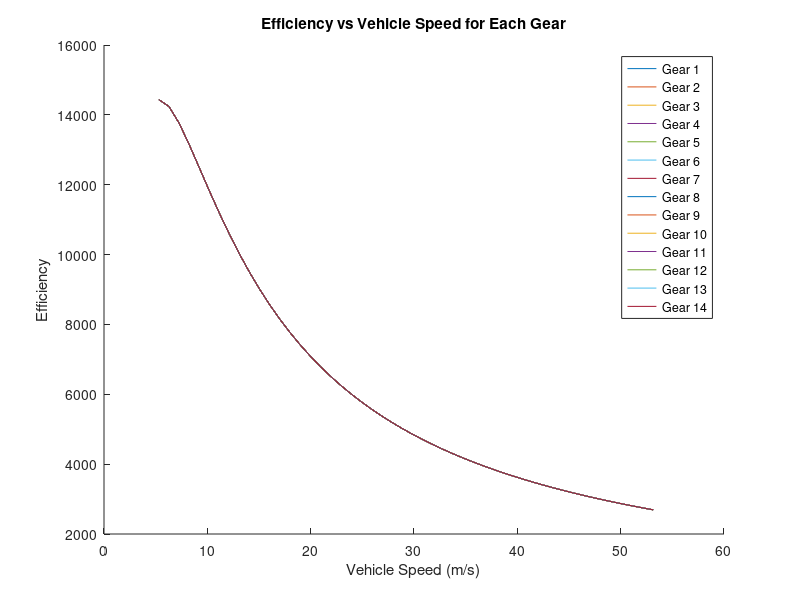

The MATLAB script that drew this image:
clear all;
close all;

% Sample motor parameters (update with real motor data)
motor_speed = linspace(500, 5000, 50); % RPM (lower motor speed range for better clarity)
motor_torque = linspace(5, 300, 50); % Nm (adjust torque range)

[SpeedGrid, TorqueGrid] = meshgrid(motor_speed, motor_torque);
EfficiencyGrid = 0.9 - 0.1 * (TorqueGrid / max(motor_torque)) .* (SpeedGrid / max(motor_speed)); % Update with motor efficiency data

% Define vehicle parameters
C_d = 0.15; % Drag coefficient
A = 0.95; % Frontal area (m²)
rho = 1.16; % Air density (kg/m³)
m_vehicle = 135; % Vehicle mass (kg)
C_rr = 0.0018; % Rolling resistance coefficient
grav = 9.81; % Gravitational constant (m/s²)
D_wheel = 2 * 0.203; % Wheel diameter (m)
R_f = 4.0; % Final drive ratio

% Define gear ratios for the bike transmission
gear_ratios = [0.279, 0.316, 0.360, 0.409, 0.464, 0.528, 0.600, 0.682, ...
                0.774, 0.881, 1.000, 1.135, 1.292, 1.467]; % Gear ratios

% Initialize arrays for vehicle speed and efficiency
vehicle_speed = zeros(length(motor_speed), length(motor_torque)); % Initialize vehicle speed array
efficiency_per_gear = zeros(length(motor_speed), length(motor_torque), length(gear_ratios)); % Store efficiencies for each gear

% Loop over each gear to calculate efficiency
for g = 1:length(gear_ratios)
    for i = 1:length(motor_speed)
        for j = 1:length(motor_torque)
            
            % Calculate motor power input (W)
            P_motor_in = motor_speed(i) * motor_torque(j); 
            
            % Convert motor speed to vehicle speed (m/s)
            omega_motor_rad_s = motor_speed(i) * 2 * pi / 60; % Convert RPM to rad/s
            vehicle_speed(i,j) = omega_motor_rad_s * D_wheel / R_f; % Vehicle speed in m/s

            % Calculate efficiency (this is a placeholder; update with real data)
            efficiency = 0.9 - 0.1 * (motor_torque(j) / max(motor_torque)) * (motor_speed(i) / max(motor_speed)); 

            % Adjust efficiency based on power consumption and opposing forces
            P_total = C_rr * m_vehicle * grav + 0.5 * C_d * A * rho * vehicle_speed(i,j)^2; % Total power to overcome forces
            efficiency_per_gear(i,j,g) = efficiency * (P_motor_in / P_total); % Store efficiency for this gear
        end
    end
end

% Plot Efficiency vs Vehicle Speed for each gear
figure;
hold on;

% Loop through each gear and plot the efficiency as a function of vehicle speed
for g = 1:length(gear_ratios)
    % Extract the vehicle speeds and average efficiency for each gear
    gear_vehicle_speeds = squeeze(mean(vehicle_speed(:,:,1), 2)); % Use average vehicle speed over all motor torques
    gear_efficiency = squeeze(mean(efficiency_per_gear(:,:,g), 2)); % Average efficiency for each gear

    % Plot efficiency vs vehicle speed for the current gear
    plot(gear_vehicle_speeds, gear_efficiency, 'DisplayName', sprintf('Gear %d', g));
end

hold off;

xlabel('Vehicle Speed (m/s)');
ylabel('Efficiency');
title('Efficiency vs Vehicle Speed for Each Gear');
legend('show');
